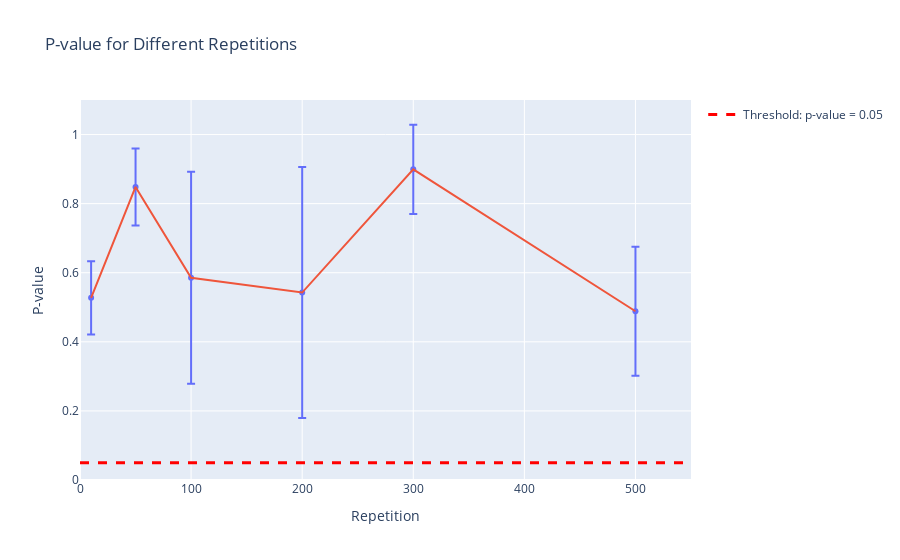

The code cell stored with this chart in its notebook:
### Code cell
# Create a dot plot with error bars for standard deviations
fig_repeat_pvalue = px.scatter(x=repeats, y=p_value_repeat_mean_values,
                             labels={'x': 'Repetition', 'y': 'P-value'},
                             title='P-value for Different Repetitions',
                             error_y=p_value_repeat_std_dev_values)

fig_repeat_pvalue.add_scatter(x=repeats, y=p_value_repeat_mean_values, mode='lines', showlegend=False)

# Add a horizontal line at y=0.05
fig_repeat_pvalue.add_scatter(x=[0, 550], y=[0.05, 0.05],
                              mode='lines', line=dict(color='red', dash='dash', width=3),
                              name='Threshold: p-value = 0.05')
# Save the plot as a PDF
# fig_repeat_pvalue.write_image("P_value_length_time.pdf")
fig_repeat_pvalue.update_yaxes(range=[0, 1.1])
fig_repeat_pvalue.update_xaxes(range=[0, 550])

# Show the plot
fig_repeat_pvalue.show()

### Figure 1 — Plotly figure (JSON) as saved in the notebook; plotly's stock layout.template omitted (floating-point values rounded to 4 significant figures)
{"data": [{"error_y": {"array": [0.1059, 0.1114, 0.3068, 0.3632, 0.1293, 0.1868]}, "hovertemplate": "Repetition=%{x}<br>P-value=%{y}<extra></extra>", "legendgroup": "", "marker": {"color": "#636efa", "symbol": "circle"}, "mode": "markers", "name": "", "orientation": "v", "showlegend": false, "type": "scatter", "x": [10, 50, 100, 200, 300, 500], "xaxis": "x", "y": [0.5274, 0.8484, 0.5852, 0.5426, 0.8994, 0.4885], "yaxis": "y"}, {"mode": "lines", "showlegend": false, "type": "scatter", "x": [10, 50, 100, 200, 300, 500], "y": [0.5274, 0.8484, 0.5852, 0.5426, 0.8994, 0.4885]}, {"line": {"color": "red", "dash": "dash", "width": 3}, "mode": "lines", "name": "Threshold: p-value = 0.05", "type": "scatter", "x": [0, 550], "y": [0.05, 0.05]}], "layout": {"legend": {"tracegroupgap": 0}, "title": {"text": "P-value for Different Repetitions"}, "xaxis": {"anchor": "y", "domain": [0, 1], "range": [0, 550], "title": {"text": "Repetition"}}, "yaxis": {"anchor": "x", "domain": [0, 1], "range": [0, 1.1], "title": {"text": "P-value"}}}}
